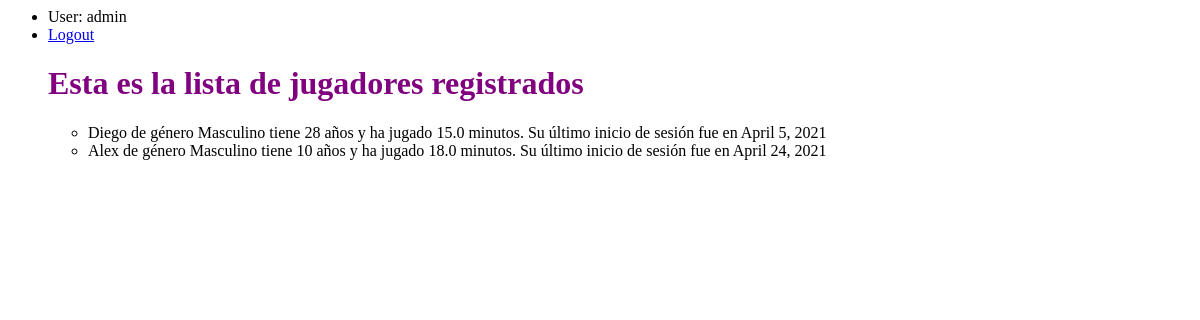
The app's page /datos (signed in), older data.
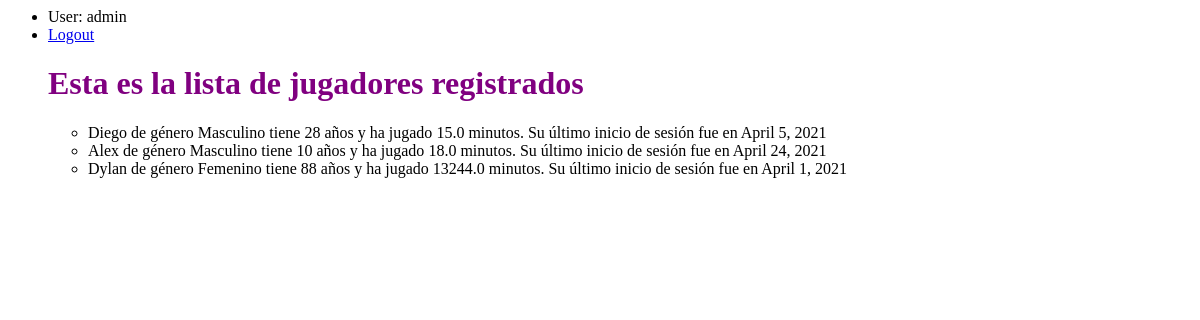
The same page, newer data.
### Videojuego/models.py (models this page shows)
class Usuarios(models.Model):
    nombre = models.CharField(max_length=30)
    edad = models.IntegerField()
    genero = models.CharField(max_length=10)
    minutos_jugados = models.FloatField()
    ultimo_inicio= models.DateField()

### Videojuego/views.py (the view)
# urls.py: path('datos',views.datos, name = 'datos'),
@login_required
def datos(request):
    jugadores = Usuarios.objects.all() #select * from Reto;
    return render(request, 'datos.html',{'lista_jugadores':jugadores})

### templates/datos.html
<html>
    <head>
       {% load static %}
       <link href="{% static 'estilo.css' %}" rel="stylesheet" />
    </head>
    <body>
        <ul>
            {% if user.is_authenticated %}
            <li>User: {{user.get_username}}</li>
            <li><a href="{% url 'logout'%}?next={{request.path}}">Logout</a></li>
            <h1>Esta es la lista de jugadores registrados</h1>
       <ul>
           {% for j in lista_jugadores %}
           <li>{{j.nombre}} de género {{j.genero}} tiene {{j.edad}} años y ha jugado {{j.minutos_jugados}} minutos. Su último inicio de sesión fue en {{j.ultimo_inicio}}</li>
           {% endfor %}
       </ul>
            {% else %}
            <li><a href="{% url 'login'%}?next={{request.path}}">Login</a></li>
            {% endif %}
        </ul>
    </body>
</html>

### static/estilo.css (style rules this page uses)
h1 { color:purple; }

Row changes from the older to the newer data that the page shows:
added Usuarios: nombre "Dylan", genero "Femenino", edad "88", minutos_jugados "13244.0", ultimo_inicio "April 1, 2021"
